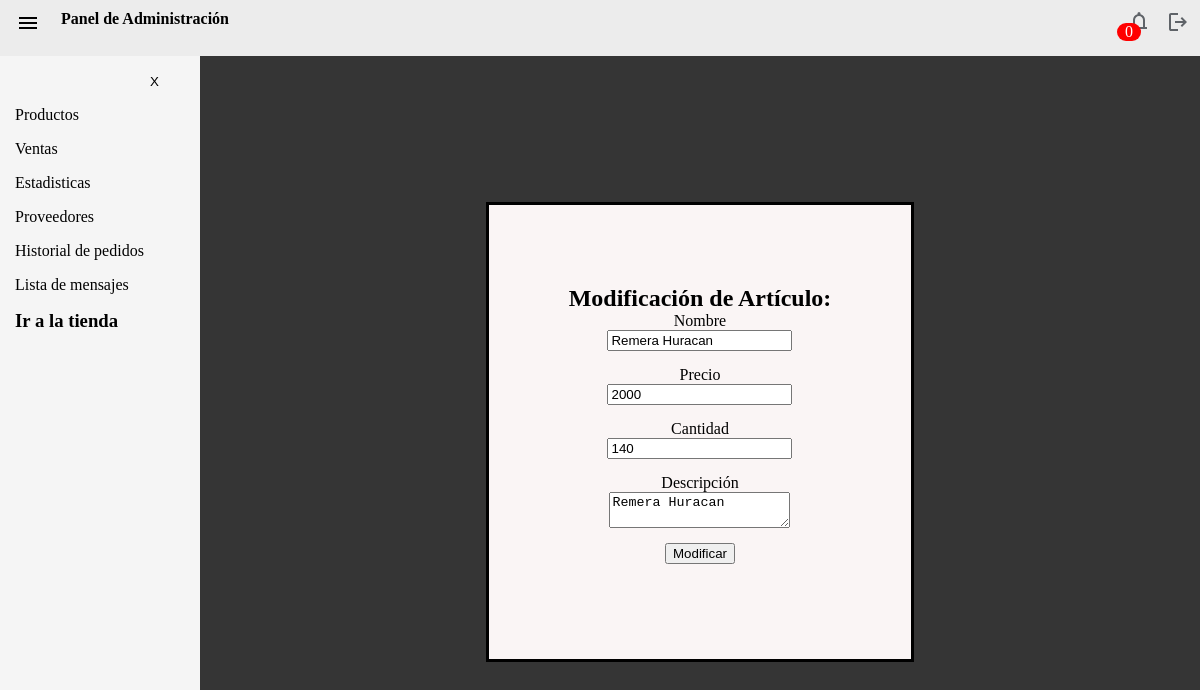
The page /modificarProducto.php?id=35 (signed in) on the database its author committed.
### tables this page shows
CREATE TABLE `productos` (
  `Name` varchar(60) NOT NULL,
  `Id` int(11) NOT NULL,
  `quantity` int(11) NOT NULL,
  `price` int(11) NOT NULL,
  `description` varchar(255) NOT NULL,
  `img_url` varchar(255) NOT NULL,
  `estado` int(11) NOT NULL,
  `Categoría` varchar(255) NOT NULL,
  `Eliminado` int(11) NOT NULL,
  `IdProveedor` int(11) NOT NULL,
  `visitas` int(11) NOT NULL
);

### modificarProducto.php (the view, shortened to what this page needs)
<?php
    $conn = conexion();
$numero = $_GET["id"];
$sql = "SELECT * FROM productos WHERE id = '$numero'";
$result = $conn->query($sql);
$row = mysqli_fetch_array($result);
?>
<!DOCTYPE html>
<html lang="en">
<head>
    <link rel="stylesheet" href="./css/login.css">
    <link rel="stylesheet" href="css/navbar.css">
</head>
<body>
    <?php
        include_once("./api/navbar.php")
    ?>
    <div class="main-container">
<?php include_once("./api/sidebar.php") ?>
        <form action="modificarProducto.php" method="POST" id="user_form">
        <h2>Modificación de Artículo:</h2>
        <label for="nombre">Nombre</label>
        <input type="text" name="nombre" id="nombre" value="<?= $row['Name'] ?>">
        <label for="precio">Precio</label>
        <input type="number" name="precio" min="1" id="precio" value="<?= $row['price'] ?>">
        <label for="cantidad">Cantidad</label>
        <input type="number" min="0" name="cantidad" id="cantidad" value="<?= $row['quantity'] ?>">
        <label for="descripcion">Descripción</label>
        <textarea name="descripcion" id="descripcion"><?= $row['description'] ?></textarea>
        <input id="user_form_btn" type="submit" value="Modificar"/>
    </form>
    </div>
</body>
</html>

### css/login.css (style rules this page uses)
* { margin: 0; }
body { background-color: rgb(53, 53, 53); height: 100vh; }
#user_form { display: flex; flex-direction: column; align-items: center; border: 3px solid black; padding: 5rem; width: fit-content; margin: auto; background-color: rgb(250, 245, 245); }
input, textarea { margin-bottom: 15px; }
.main-container { display: flex; height: calc(100vh - 48px); }

### css/navbar.css (style rules this page uses)
body { margin: 0; padding: 0; width: 100%; box-sizing: border-box; }

### rows shown on the page
productos: nombre "Remera Huracan", precio "2000", cantidad "140", descripcion "Remera Huracan"
